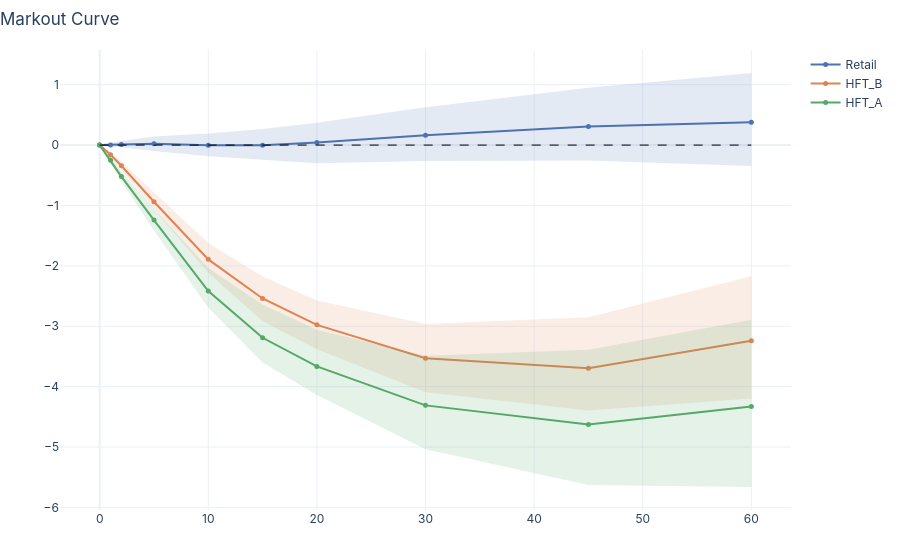

The notebook cell this image was saved under:
### Code cell
result.plot.curve(by="counterparty")

### Figure 1 — Plotly figure (JSON) as saved in the notebook; plotly's stock layout.template omitted (floating-point values rounded to 4 significant figures)
{"data": [{"fill": "toself", "fillcolor": "rgba(76, 114, 176, 0.15)", "hoverinfo": "skip", "line": {"color": "rgba(0,0,0,0)"}, "name": "Retail CI", "showlegend": false, "type": "scatter", "x": [0, 1, 2, 5, 10, 15, 20, 30, 45, 60, 60, 45, 30, 20, 15, 10, 5, 2, 1, 0], "xaxis": "x", "y": [0, 0.03238, 0.06945, 0.1402, 0.1929, 0.2666, 0.3688, 0.6252, 0.9507, 1.193, -0.3446, -0.2555, -0.2654, -0.3003, -0.2389, -0.1842, -0.09947, -0.0472, -0.02685, 0], "yaxis": "y"}, {"line": {"color": "#4C72B0"}, "marker": {"color": "#4C72B0", "size": 5}, "mode": "lines+markers", "name": "Retail", "type": "scatter", "x": [0, 1, 2, 5, 10, 15, 20, 30, 45, 60], "xaxis": "x", "y": [0, 0.003256, 0.01018, 0.02155, -0.002196, -0.002457, 0.04101, 0.1609, 0.306, 0.378], "yaxis": "y"}, {"fill": "toself", "fillcolor": "rgba(221, 132, 82, 0.15)", "hoverinfo": "skip", "line": {"color": "rgba(0,0,0,0)"}, "name": "HFT_B CI", "showlegend": false, "type": "scatter", "x": [0, 1, 2, 5, 10, 15, 20, 30, 45, 60, 60, 45, 30, 20, 15, 10, 5, 2, 1, 0], "xaxis": "x", "y": [0, -0.1221, -0.2676, -0.7854, -1.623, -2.175, -2.575, -2.961, -2.851, -2.172, -4.198, -4.394, -4.092, -3.38, -2.917, -2.115, -1.061, -0.4049, -0.1999, 0], "yaxis": "y"}, {"line": {"color": "#DD8452"}, "marker": {"color": "#DD8452", "size": 5}, "mode": "lines+markers", "name": "HFT_B", "type": "scatter", "x": [0, 1, 2, 5, 10, 15, 20, 30, 45, 60], "xaxis": "x", "y": [0, -0.1599, -0.342, -0.939, -1.892, -2.539, -2.977, -3.528, -3.697, -3.242], "yaxis": "y"}, {"fill": "toself", "fillcolor": "rgba(85, 168, 104, 0.15)", "hoverinfo": "skip", "line": {"color": "rgba(0,0,0,0)"}, "name": "HFT_A CI", "showlegend": false, "type": "scatter", "x": [0, 1, 2, 5, 10, 15, 20, 30, 45, 60, 60, 45, 30, 20, 15, 10, 5, 2, 1, 0], "xaxis": "x", "y": [0, -0.1919, -0.4367, -1.057, -2.035, -2.641, -3.057, -3.49, -3.388, -2.894, -5.661, -5.628, -5.037, -4.138, -3.601, -2.694, -1.413, -0.6051, -0.3051, 0], "yaxis": "y"}, {"line": {"color": "#55A868"}, "marker": {"color": "#55A868", "size": 5}, "mode": "lines+markers", "name": "HFT_A", "type": "scatter", "x": [0, 1, 2, 5, 10, 15, 20, 30, 45, 60], "xaxis": "x", "y": [0, -0.2529, -0.5222, -1.242, -2.417, -3.191, -3.665, -4.31, -4.626, -4.327], "yaxis": "y"}, {"hoverinfo": "skip", "line": {"color": "black", "dash": "dash", "width": 1}, "mode": "lines", "name": "zero", "showlegend": false, "type": "scatter", "x": [0, 60], "xaxis": "x", "y": [0, 0], "yaxis": "y"}], "layout": {"font": {"family": "Inter, system-ui, sans-serif", "size": 12}, "hovermode": "x unified", "margin": {"b": 50, "l": 60, "r": 30, "t": 50}, "title": {"text": "Markout Curve", "x": 0, "xanchor": "left"}, "xaxis": {"anchor": "y", "domain": [0, 1]}, "yaxis": {"anchor": "x", "domain": [0, 1]}}}
